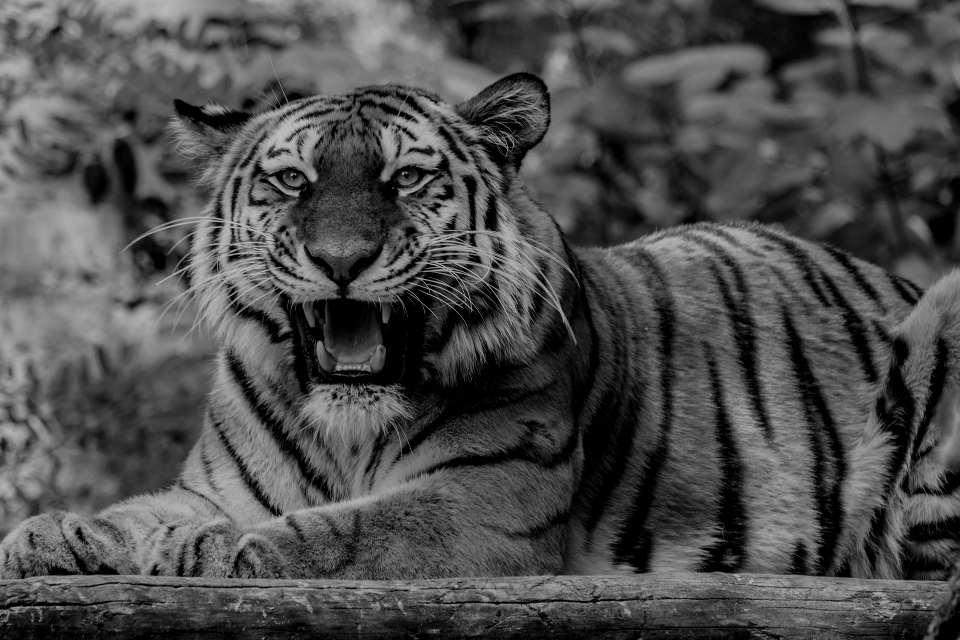
#> input picture LV2/tiger.png, 960 x 640 px
$ python 3zad.py
#> lines starting #> are read from the running program, lines starting #| are printed output that depends on the picture
'''Na temelju primjera 2.5. učitajte sliku 'tiger.png'. Manipulacijom odgovarajuće numpy matrice pokušajte:
a) posvijetliti sliku (povećati brightness),
b) zarotirati sliku za 90 stupnjeva u smjeru kazaljke na satu,
c) zrcaliti sliku,
d) smanjiti rezoluciju slike x puta (npr. 10 puta),
e) prikazati samo drugu četvrtinu slike po širini, a prikazati sliku cijelu po visini; ostali dijelovi slike trebaju biti
crni.'''


import numpy as np
import matplotlib.pyplot as plt
img = plt.imread("tiger.png")
#> img is the input picture: shape (640, 960, 4) float32; mean R, G, B, A 0.303, 0.303, 0.303, 1
img = img[:,:,0].copy()
#> img: shape (640, 960) float32
print(img.shape)
#| (640, 960)
print(img.dtype)
#| float32
plt.figure()

plt.imshow(img*0.16, cmap="gray",vmax = 100)
plt.show()
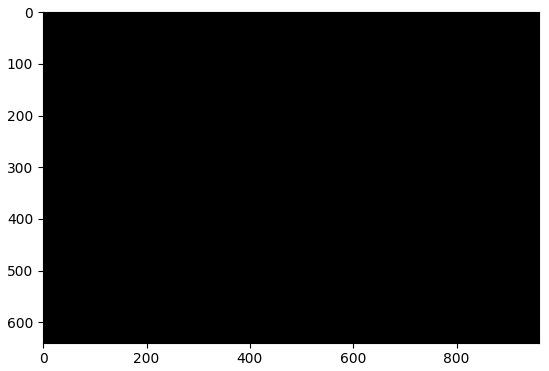
#> figure drawn by matplotlib, 1 panel
plt.imshow(np.rot90(img), cmap="gray")
plt.show()
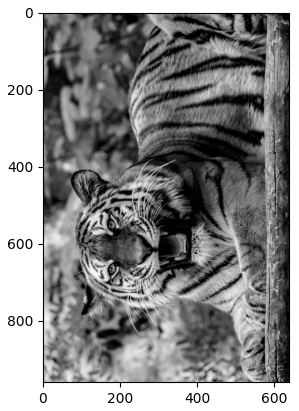
#> figure drawn by matplotlib, 1 panel
plt.imshow(np.fliplr(img), cmap="gray")
plt.show()
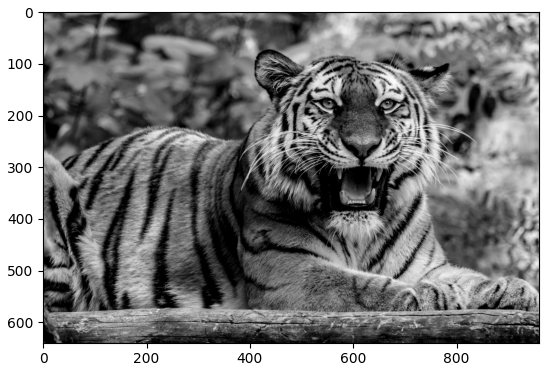
#> figure drawn by matplotlib, 1 panel
